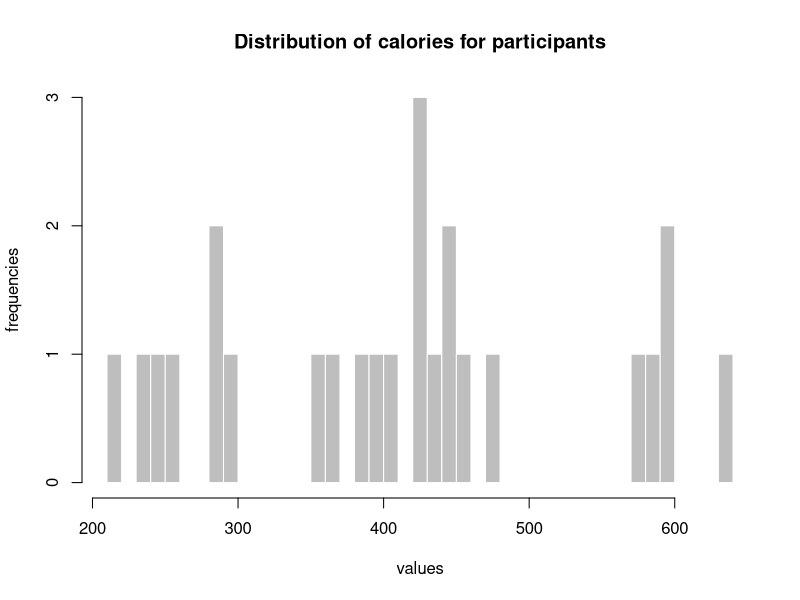
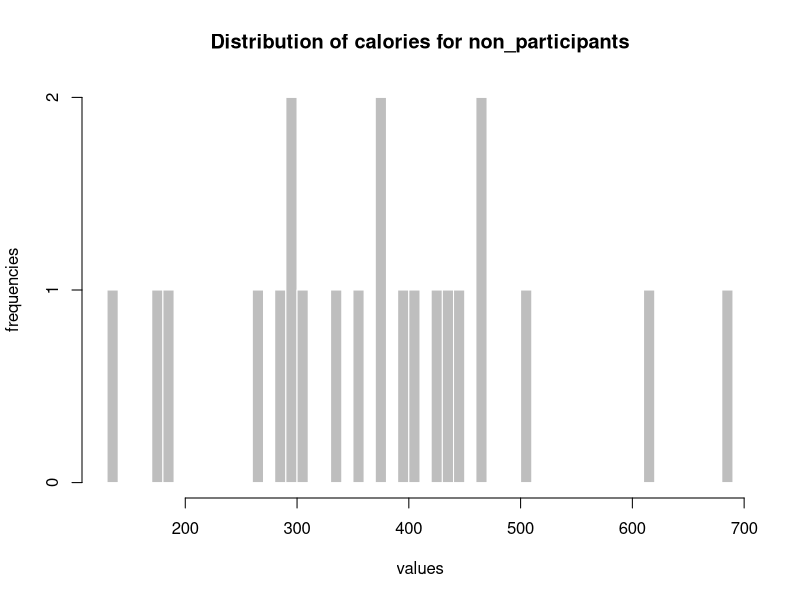

These figures' R source, in order:


qt(0.95,21)

cat(qt(0.975,24))

df <- read.csv("calories.csv")

participants <- df$participants
non_participants <- df$non_participants
non_participants <- na.omit(non_participants)

t.test(
    x = participants,
    y = non_participants,
    alternative = "greater",
    conf.level = 0.95)

cat(sd(participants),"\n")
cat(sd(non_participants))

# to test the null hypothesis of mean = 425
t.test(participants,mu = 425)
# to test the sample mean with a confidence level of 90%.
t.test(participants,conf.level = 0.9)

qt(0.95,4)

qt(0.95,42.901)

pnorm(0.95)
qt(0.95,24) 

cat(sd(participants))
cat(sd(non_participants))

summary(participants)
summary(non_participants)


hist(
    participants,
    breaks = 50,
    main = "Distribution of calories for participants",
    xlab = "values",
    ylab = "frequencies",
    col = "gray",
    border = "white"
)

hist(
    non_participants,
    breaks = 50,
    main = "Distribution of calories for non_participants",
    xlab = "values",
    ylab = "frequencies",
    col = "gray",
    border = "white"
)


